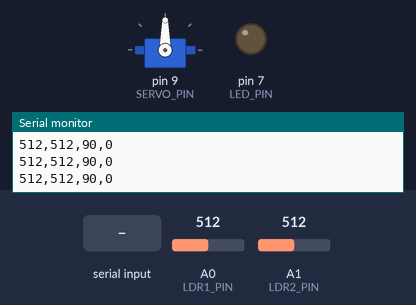
Simulated run of this sketch. Board: Arduino Uno, built with avr-gcc and run on an emulated ATmega328P. Parts: servo, output pins drawn as LEDs (lit = HIGH), the last lines printed to the serial monitor. Inputs (shaded band) come from the test bench; at power-on: A0 (LDR1_PIN) = 512, A1 (LDR2_PIN) = 512.

Above: at 2.2 s.
2.3 s: A0 (LDR1_PIN) set to 528
3.8 s: A0 (LDR1_PIN) set to 550
At 4.38 s:
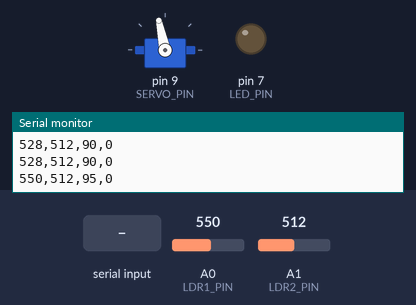
6.8 s: "LED_ON\n" received over Serial
At 9.1 s:
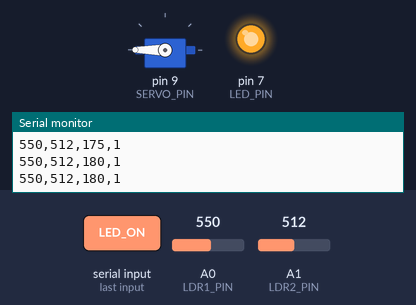
9.8 s: A1 (LDR2_PIN) set to 562
11.3 s: A1 (LDR2_PIN) set to 590
At 11.88 s:
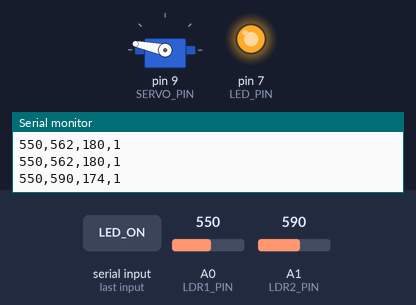
14.3 s: "LED_OFF\n" received over Serial
At 16.41 s:
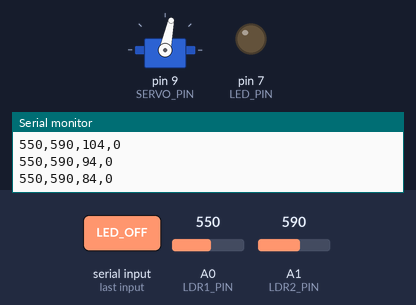
Timing chart, 0 to 19.9 s (numbered marks = the images above; inputs shaded):
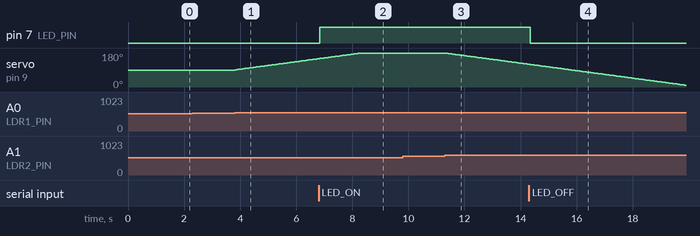

Measured:
- the behaviour switches between 542 and 543 on A0 (LDR1_PIN) (found by bisection; images 0 and 1)
- the behaviour switches between 580 and 581 on A1 (LDR2_PIN) (found by bisection; images 2 and 3)
- after the input at 3.8 s, servo on pin 9 (SERVO_PIN): moves from 90° to 150° over 3.0 s, starting at once
- after the input at 6.8 s, pin 7 (LED_PIN): LOW → HIGH at once
- after the input at 11.3 s, servo on pin 9 (SERVO_PIN): moves from 180° to 120° over 3.0 s, starting at once
- after the input at 14.3 s, pin 7 (LED_PIN): HIGH → LOW at once

The sketch:

Arduino_Solar_Tracker.ino.ino
```cpp
#include <Servo.h>

#define LDR1_PIN A0
#define LDR2_PIN A1
#define SERVO_PIN 9
#define LED_PIN 7

Servo solarServo;
int servoAngle = 90;
int tolerance = 30;
bool ledState = false;
unsigned long lastSendTime = 0;

void setup() {
  Serial.begin(9600);
  pinMode(LED_PIN, OUTPUT);
  digitalWrite(LED_PIN, LOW);
  solarServo.attach(SERVO_PIN);
  solarServo.write(servoAngle);
  delay(1000);
}

void loop() {
  int ldr1 = analogRead(LDR1_PIN);
  int ldr2 = analogRead(LDR2_PIN);
  int diff = ldr1 - ldr2;

  if (abs(diff) > tolerance) {
    if (diff > 0) {
      servoAngle = min(servoAngle + 1, 180);
    } else {
      servoAngle = max(servoAngle - 1, 0);
    }
    solarServo.write(servoAngle);
  }

  if (Serial.available()) {
    String cmd = Serial.readStringUntil('\n');
    cmd.trim();
    if (cmd == "LED_ON") {
      digitalWrite(LED_PIN, HIGH);
      ledState = true;
    } else if (cmd == "LED_OFF") {
      digitalWrite(LED_PIN, LOW);
      ledState = false;
    }
  }

  if (millis() - lastSendTime >= 500) {
    String data = String(ldr1) + "," + String(ldr2) + "," + String(servoAngle) + "," + String(ledState);
    Serial.println(data);
    lastSendTime = millis();
  }

  delay(50);
}
```
